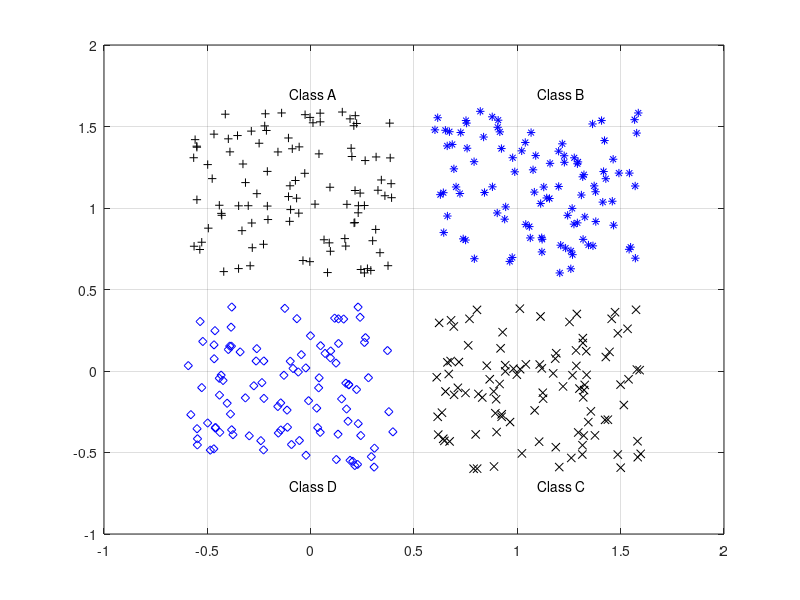

Source code (MATLAB): (Note: this script raises an error after producing the figure.)
close all, clear all, clc, format compact
% number of samples of each class
K = 100;
% define 4 clusters of input data
q = .6; % offset of classes
A = [rand(1,K)-q; rand(1,K)+q];
B = [rand(1,K)+q; rand(1,K)+q];
C = [rand(1,K)+q; rand(1,K)-q];
D = [rand(1,K)-q; rand(1,K)-q];
% plot clusters
figure(1)
plot(A(1,:),A(2,:),'k+')
hold on
grid on
plot(B(1,:),B(2,:),'b*')
plot(C(1,:),C(2,:),'kx')
plot(D(1,:),D(2,:),'bd')
% text labels for clusters
text(.5-q,.5+2*q,'Class A')
text(.5+q,.5+2*q,'Class B')
text(.5+q,.5-2*q,'Class C')
text(.5-q,.5-2*q,'Class D')

% coding (+1/-1) of 4 separate classes
a = [-1 -1 -1 +1]';
b = [-1 -1 +1 -1]';
d = [-1 +1 -1 -1]';
c = [+1 -1 -1 -1]';

% define inputs (combine samples from all four classes)
P = [A B C D];
% define targets
T = [repmat(a,1,length(A)) repmat(b,1,length(B)) ...
 repmat(c,1,length(C)) repmat(d,1,length(D)) ];


net = feedforwardnet([4 3]);
% train net
net.divideParam.trainRatio = 0.9; % training set [%]
net.divideParam.valRatio = 0.05; % validation set [%]
net.divideParam.testRatio = 0.05; % test set [%]
% train a neural network
[net,tr,Y,E] = train(net,P,T);

view(net)

% evaluate performance: decoding network response
[m,i] = max(T); % target class
[m,j] = max(Y); % predicted class
N = length(Y); % number of all samples
k = 0; % number of missclassified samples
if find(i-j), % if there exist missclassified samples
 k = length(find(i-j)); % get a number of missclassified samples
end
fprintf('Correct classified samples: %.1f%% samples\n', 100*(N-k)/N)
% plot network output
figure;
subplot(211)
plot(T')
title('Targets')
ylim([-2 2])
grid on
subplot(212)
plot(Y')
title('Network response')
xlabel('# sample')
ylim([-2 2])
%% 
inputs = [1:6]'; % input vector (6-dimensional pattern)
outputs = [1 2]'; % corresponding target output vector
net = network( ...
1, ...
3, ...
[1;1;1], ...
[1;0;0], ...
[0 0 0; 1, 0, 0; 0,1 0], ...
[0,0,1] ...
);
% view(net)
net.layers{1}.size = 5;
net.layers{2}.size = 5;
net.layers{3}.size = 5;
% view(net)
net = configure(net,inputs,outputs);
initial_output = net(inputs)
net.trainFcn = 'trainlm';
net.performFcn = 'mse';
net.trainParam.showWindow = false;
[net, tr] = train(net,inputs,outputs);
final_output = net(inputs)

